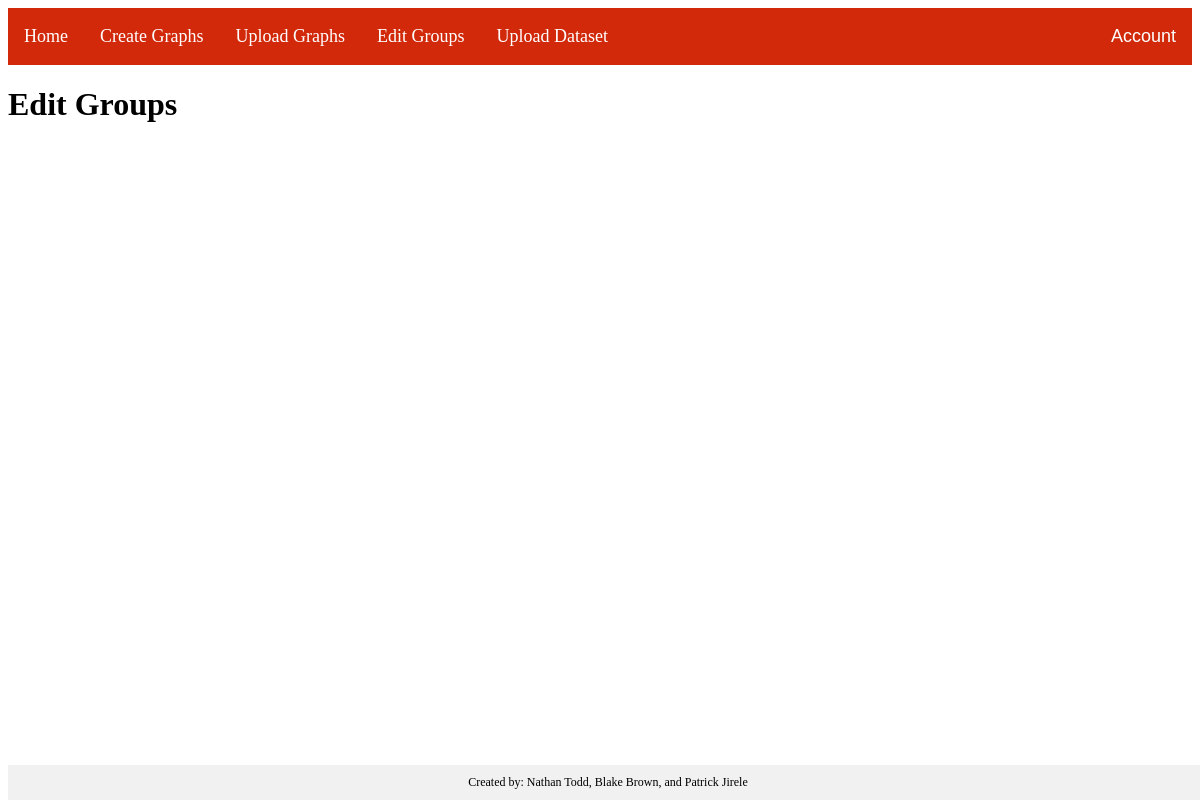
Page /editGroups (signed in) on the earlier database version.
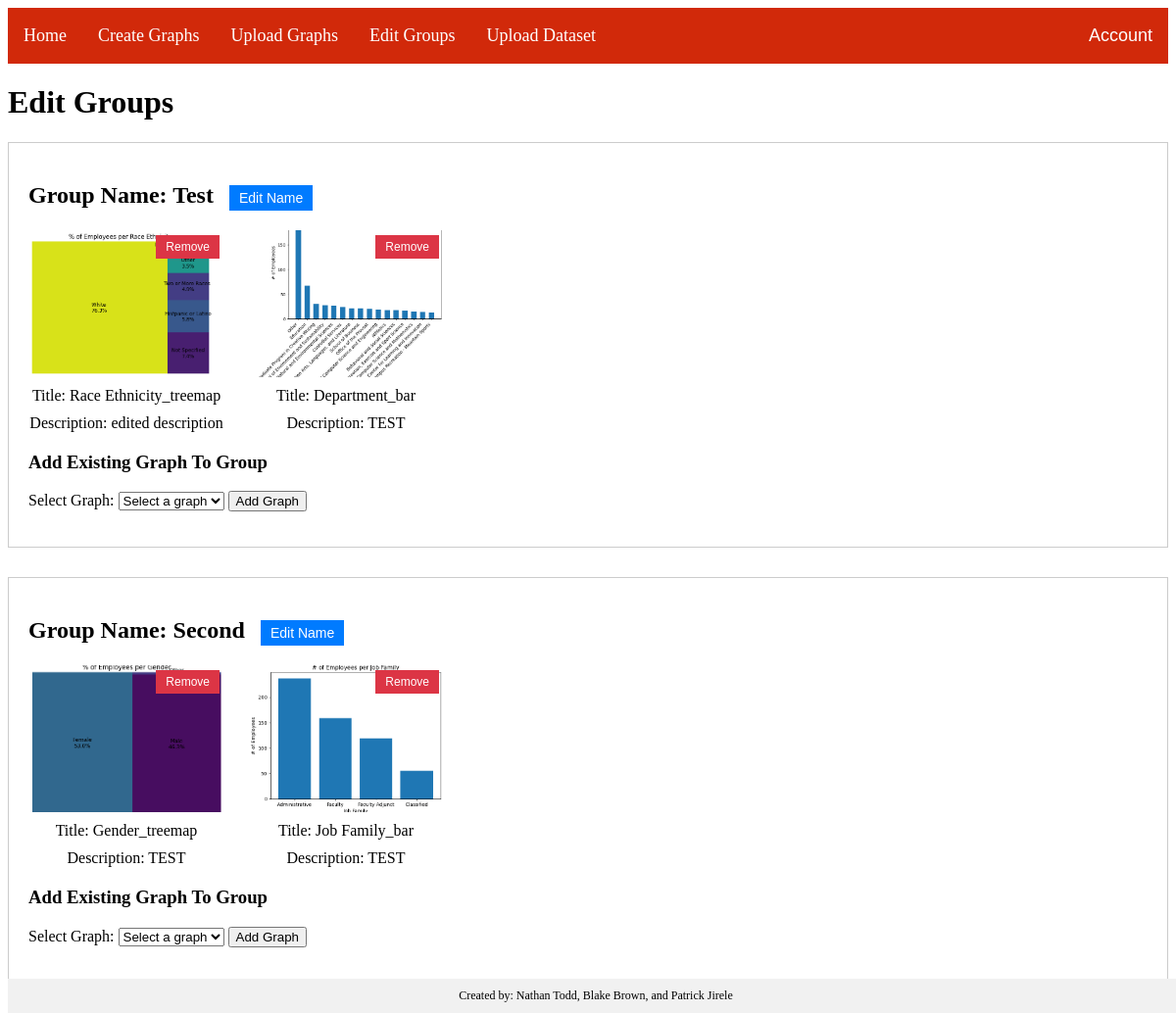
Same page on the later database version.
### main.py (models this page shows)
class GraphGroup(db.Model):
    __tablename__ = 'graphgroup'
    id = db.Column(db.Integer, primary_key=True)
    group_name = db.Column(db.String(100))
    graphs = db.relationship('Graphs', backref='GraphGroup', lazy='dynamic')

class Graphs(db.Model):
    id = db.Column(db.Integer, primary_key=True)
    path = db.Column(db.String(100), nullable=False)
    title = db.Column(db.String(50), nullable=False)
    description = db.Column(db.String(250), nullable=True)
    group_id = db.Column(db.Integer, db.ForeignKey('graphgroup.id'), nullable=True)

### main.py (the view)
@login_required
@app.route("/editGroups", methods = ['GET', 'POST'])
def editGroups():
    graphs_by_group = GraphGroup.query.all()
    available_graphs = Graphs.query.filter(~Graphs.id.in_(
        db.session.query(Graphs.id)
        .join(Graphs.GraphGroup)
        .filter(GraphGroup.id == GraphGroup.id)
    )).all()
    return render_template('editGroups.html', graphGroups=graphs_by_group, available_graphs=available_graphs)

### main.py (called while the page is built)
@login_manager.user_loader
def load_user(uid):
    return User.query.get(uid)

### templates/editGroups.html (shortened to what this page needs)
{% extends 'base.html' %}
{% block content %}
<head>
</head>
<body>
    <h1>Edit Groups</h1>
    {% for group in graphGroups %}
    <div class="group-container" data-group-id="{{ group.id }}">
        <h2>Group Name: {{ group.group_name }}
            <button class="edit-button">Edit Name</button>
        </h2>
        {% for graph in group.graphs %}
        <div class="graph-container" data-graph-id="{{ graph.id }}">
            <img src="{{ graph.path }}" class="thumbnail-img">
            <div class="title-container">Title: {{ graph.title }}</div>
            <div class="description-container">Description: {{ graph.description }}</div>
            <button class="remove-button">Remove</button>
        </div>
        {% endfor %}
        <div class="add-graph-section">
            <h3>Add Existing Graph To Group</h3>
            <form action="{{ url_for('add_graph_to_group', group_id=group.id) }}" method="post">
                <label for="available_graphs">Select Graph:</label>
                <select id="available_graphs" name="available_graphs" required>
                    <option value="">Select a graph</option>
                </select>
                <button type="submit">Add Graph</button>
            </form>
        </div>
    </div>
    {% endfor %}
</body>
{% endblock %}

### templates/base.html (shortened to what this page needs)
<html>
<head>
    <link href="/static/style.css" rel="stylesheet">
</head>
{% if current_user.is_authenticated %}
<body>
    <nav>
        <ul>
            <li><a href='/'>Home</a></li>
            <li><a href='/createGraph'>Create Graphs</a></li>
            <li><a href='/uploadGraphs'>Upload Graphs</a></li>
            <li><a href='/editGroups'>Edit Groups</a></li>
            <li><a href='/uploadDataset'>Upload Dataset</a></li>
            <div class="dropdown">
                <button class="dropbtn">Account  </button>
            </div>
        </ul>
    </nav>
    {% block content %}
    {% endblock %}
    <div class="footer">
        Created by: Nathan Todd, Blake Brown, and Patrick Jirele
    </div>
</body>
{% endif %}
</html>

### static/style.css (style rules this page uses)
ul { list-style-type: none; margin: 0; padding: 0; overflow: hidden; background-color: #d1290a; }
li { float: left; }
li a { display: block; color: white; text-align: center; padding: 18px 16px; text-decoration: none; font-size: 18px; }
.dropdown { float: left; overflow: hidden; float: right; }
.dropdown .dropbtn { font-size: 18px; color: white; background-color: #d1290a; border: none; padding: 18px 16px; }

### templates/base.html (style rules this page uses)
nav { position: sticky; top: 0; background-color: #333; z-index: 1; }
.footer { position: fixed; bottom: 0; width: 100%; background-color: #f1f1f1; text-align: center; padding: 10px 0; font-size: 12px; }

### templates/editGroups.html (style rules this page uses)
.group-container { border: 1px solid #ccc; padding: 20px; margin-bottom: 30px; }
.graph-container { display: inline-block; margin-right: 20px; text-align: center; position: relative; }
.thumbnail-img { width: 200px; height: 150px; object-fit: cover; }
.title-container, .description-container { margin-top: 10px; }
.remove-button { position: absolute; top: 5px; right: 5px; background-color: #dc3545; color: white; border: none; padding: 5px 10px; font-size: 12px; cursor: pointer; }
.edit-button { margin-left: 10px; background-color: #007bff; color: white; border: none; padding: 5px 10px; font-size: 14px; cursor: pointer; }
.add-graph-section { margin-top: 20px; }

Differences in the rows shown:
added GraphGroup: group_name "Test"
added Graphs: path (picture), title "Race Ethnicity_treemap", description "edited description", shown under "Test"
added Graphs: path (picture), title "Department_bar", description "TEST", shown under "Test"
added GraphGroup: group_name "Second"
added Graphs: path (picture), title "Gender_treemap", description "TEST", shown under "Second"
added Graphs: path (picture), title "Job Family_bar", description "TEST", shown under "Second"
